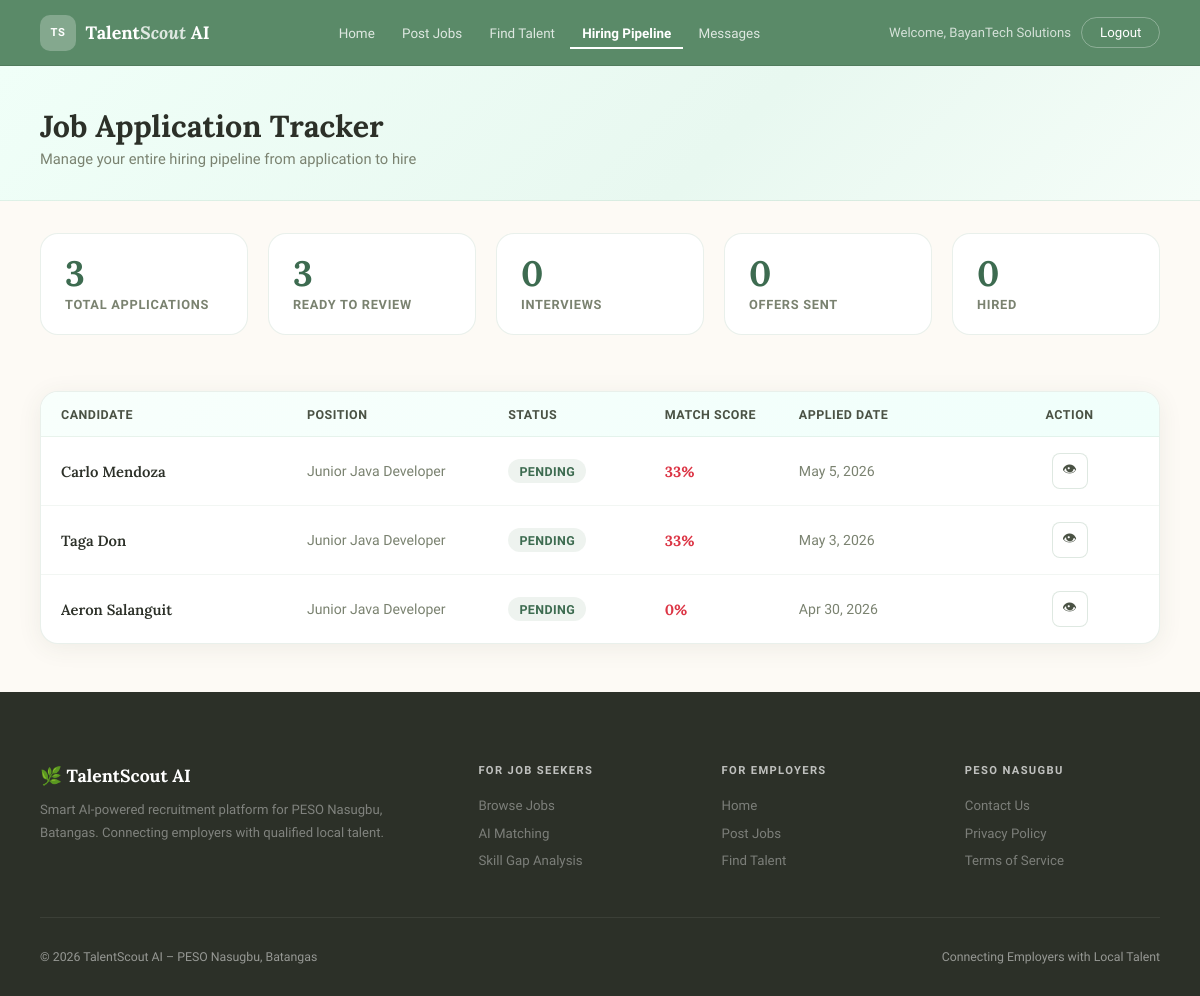
Screenshot of /employers/modules/applicant-tracking/index.php (signed in) with the database file from the repository.
### tables this page shows
CREATE TABLE `application` (
  `application_id` int(11) NOT NULL,
  `job_post_id` int(11) DEFAULT NULL,
  `employee_id` int(11) DEFAULT NULL,
  `status` enum('Pending','Interview Scheduled','Offer Received','Rejected') DEFAULT 'Pending',
  `employer_feedback` varchar(255) DEFAULT NULL,
  `application_date` date DEFAULT NULL,
  `hire_status` enum('none','offered','accepted','rejected') DEFAULT 'none',
  `hire_offer_message` text DEFAULT NULL,
  `hire_offer_date` timestamp NULL DEFAULT NULL,
  `hire_response_date` timestamp NULL DEFAULT NULL,
  `is_anonymous` tinyint(1) DEFAULT 0
);

CREATE TABLE `employee` (
  `employee_id` int(11) NOT NULL,
  `first_name` varchar(255) DEFAULT NULL,
  `last_name` varchar(255) DEFAULT NULL,
  `email` varchar(255) DEFAULT NULL,
  `password` varchar(255) DEFAULT NULL,
  `address` varchar(255) DEFAULT NULL,
  `is_active` tinyint(1) DEFAULT NULL
);

CREATE TABLE `job_post` (
  `job_post_id` int(11) NOT NULL,
  `employer_id` int(11) DEFAULT NULL,
  `title` varchar(255) DEFAULT NULL,
  `description` varchar(255) DEFAULT NULL,
  `salary` varchar(255) NOT NULL,
  `location` varchar(255) DEFAULT NULL,
  `work_type` varchar(50) DEFAULT NULL,
  `application_deadline` date DEFAULT NULL,
  `skills` varchar(255) NOT NULL,
  `experience_level` varchar(255) NOT NULL,
  `job_category` varchar(255) NOT NULL,
  `job_post_created` timestamp NOT NULL DEFAULT current_timestamp() ON UPDATE current_timestamp(),
  `job_status` varchar(20) DEFAULT 'active'
);

### employers/modules/applicant-tracking/index.php (the view, shortened to what this page needs)
<?php
$employer_status = $_SESSION['employer_status'] ?? 'pending';
$isVerified = $employer_status === 'active';
$conn = getConnection();
$employer_id = (int)$_SESSION['employer_id'];
$applications = [];
$stmt = $conn->prepare("SELECT
  a.application_id,
  a.job_post_id,
  a.employee_id,
  a.status,
  a.hire_status,
  a.application_date,
  e.first_name,
  e.last_name,
  jp.title as job_title,
  jp.skills as job_skills,
  GROUP_CONCAT(DISTINCT es.skill_name ORDER BY es.skill_name SEPARATOR ', ') as candidate_skills
FROM application a
JOIN job_post jp ON a.job_post_id = jp.job_post_id
JOIN employee e ON a.employee_id = e.employee_id
LEFT JOIN employee_skill es ON a.employee_id = es.employee_id
WHERE jp.employer_id = ?
GROUP BY a.application_id, a.job_post_id, a.employee_id, a.status, a.hire_status, a.application_date, e.first_name, e.last_name, jp.title, jp.skills
ORDER BY a.application_date DESC");
$stmt->bind_param("i", $employer_id);
$stmt->execute();
$result = $stmt->get_result();
while ($row = $result->fetch_assoc()) {
  $hireStatus = $row['hire_status'] ?? 'none';
  if ($hireStatus === 'accepted') {
    $row['display_status'] = 'Hired';
  } elseif ($hireStatus === 'rejected') {
    $row['display_status'] = 'Offer Declined';
  } elseif ($hireStatus === 'offered') {
    $row['display_status'] = 'Offer Sent';
  } else {
    $row['display_status'] = $row['status'];
  }
  $applications[] = $row;
}
$stats = [
  'total' => count($applications),
  'applied' => 0,
  'interview' => 0,
  'offer' => 0,
  'hired' => 0,
  'rejected' => 0
];
foreach ($applications as $app) {
  $hireStatus = $app['hire_status'] ?? 'none';
  if ($hireStatus === 'accepted') {
    $stats['hired']++;
  } elseif ($hireStatus === 'offered') {
    $stats['offer']++;
  } elseif ($hireStatus === 'rejected') {
    $stats['rejected']++;
  } else {
    switch(strtolower($app['status'])) {
      case 'pending':
        $stats['applied']++;
        break;
    }
  }
}
?>
<!DOCTYPE html>
<html lang="en">
<head>
</head>
<body>
  <nav class="navbar" id="navbar">
    <a href="../../index.php" class="nav-logo">
      <div class="nav-logo-mark">TS</div>
      <span>Talent<em>Scout</em> AI</span>
    </a>
    <ul class="nav-links">
      <li><a href="../../index.php">Home</a></li>
      <?php if ($isVerified): ?>
        <li><a href="../post-jobs/">Post Jobs</a></li>
      <?php else: ?>
        <li><a href="#" class="nav-muted" onclick="window.location.href='../../index.php'; return false;">Post Jobs</a></li>
      <?php endif; ?>
      <li><a href="../employee-finder/">Find Talent</a></li>
      <li><a href="./" class="active">Hiring Pipeline</a></li>
      <?php if ($isVerified): ?>
        <li><a href="../chat-sms/">Messages</a></li>
      <?php else: ?>
        <li><a href="#" class="nav-muted" onclick="window.location.href='../../index.php'; return false;">Messages</a></li>
      <?php endif; ?>
    </ul>
    <div class="nav-right">
      <?php if (isset($_SESSION['employer_id'])): ?>
        <span class="nav-user">Welcome, <?php echo htmlspecialchars($_SESSION['employer_name'] ?? 'Employer'); ?></span>
        <a href="../../logout.php" class="btn-ghost">Logout</a>
      <?php else: ?>
        <a href="../../login.php" class="btn-ghost">Login</a>
        <a href="../../signup.php" class="btn-solid">Get Started →</a>
      <?php endif; ?>
    </div>
  </nav>
  <div class="page-wrapper">
    <div class="page-hero">
      <div class="page-hero-inner">
        <h1>Job Application Tracker</h1>
        <p>Manage your entire hiring pipeline from application to hire</p>
      </div>
    </div>
    <div class="container">
      <div class="stats-grid">
        <div class="stat-card">
          <div class="stat-value"><?php echo $stats['total']; ?></div>
          <div class="stat-label">Total Applications</div>
        </div>
        <div class="stat-card">
          <div class="stat-value"><?php echo ($stats['applied'] + $stats['interview']); ?></div>
          <div class="stat-label">Ready to Review</div>
        </div>
        <div class="stat-card">
          <div class="stat-value"><?php echo $stats['interview']; ?></div>
          <div class="stat-label">Interviews</div>
        </div>
        <div class="stat-card">
          <div class="stat-value"><?php echo $stats['offer']; ?></div>
          <div class="stat-label">Offers Sent</div>
        </div>
        <div class="stat-card">
          <div class="stat-value"><?php echo $stats['hired']; ?></div>
          <div class="stat-label">Hired</div>
        </div>
      </div>
      <div class="table-wrapper">
        <table>
          <thead>
            <tr>
              <th style="width: 22%;">Candidate</th>
              <th style="width: 18%;">Position</th>
              <th style="width: 14%;">Status</th>
              <th style="width: 12%;">Match Score</th>
              <th style="width: 18%;">Applied Date</th>
              <th style="width: 16%; text-align: center;">Action</th>
            </tr>
          </thead>
          <tbody>
            <?php if (count($applications) > 0): ?>
              <?php foreach ($applications as $app):
                $displayStatus = $app['display_status'];
                $status_class = 'status-applied';
                $job_skills = !empty($app['job_skills'])
                    ? array_map('trim', explode(',', $app['job_skills']))
                    : [];
                $candidate_skills = !empty($app['candidate_skills'])
                    ? array_map('trim', explode(',', $app['candidate_skills']))
                    : [];
                $matching_skills = array_intersect($job_skills, $candidate_skills);
                $match_score = count($job_skills) > 0
                    ? round((count($matching_skills) / count($job_skills)) * 100)
                    : 0;
              ?>
                <tr data-application-id="<?php echo $app['application_id']; ?>">
                  <td class="candidate-col"><?php echo htmlspecialchars($app['first_name'] . ' ' . $app['last_name']); ?></td>
                  <td class="position-col"><?php echo htmlspecialchars($app['job_title']); ?></td>
                  <td><span class="status-badge <?php echo $status_class; ?>"><?php echo htmlspecialchars($displayStatus); ?></span></td>
                  <td class="match-score" style="color: <?php
                    if ($match_score >= 80) echo 'var(--sage-dark)';
                    elseif ($match_score >= 50) echo 'var(--gold)';
                    else echo '#dc3545';
                  ?>;"><?php echo $match_score; ?>%</td>
                  <td class="date-col"><?php echo date('M j, Y', strtotime($app['application_date'])); ?></td>
                  <td class="action-col">
                    <button
                      class="btn-eye"
                      onclick="openApplicationModal(<?php echo $app['application_id']; ?>)"
                      title="View application details"
                    >
                      👁
                    </button>
                  </td>
                </tr>
              <?php endforeach; ?>
            <?php endif; ?>
          </tbody>
        </table>
      </div>
    </div>
  </div>
  <footer class="footer">
    <div class="footer-inner">
      <div class="footer-top">
        <div class="footer-brand">
          <h3>🌿 TalentScout AI</h3>
          <p>Smart AI-powered recruitment platform for PESO Nasugbu, Batangas. Connecting employers with qualified local talent.</p>
        </div>
        <div class="footer-col">
          <h4>For Job Seekers</h4>
          <ul>
            <li><a href="../../employees/">Browse Jobs</a></li>
            <li><a href="../../employees/modules/ai-matching/">AI Matching</a></li>
            <li><a href="../../employees/modules/skill-gap-analysis/">Skill Gap Analysis</a></li>
          </ul>
        </div>
        <div class="footer-col">
          <h4>For Employers</h4>
          <ul>
            <li><a href="../../index.php">Home</a></li>
            <li><a href="../post-jobs/">Post Jobs</a></li>
            <li><a href="../employee-finder/">Find Talent</a></li>
          </ul>
        </div>
        <div class="footer-col">
          <h4>PESO Nasugbu</h4>
          <ul>
            <li><a href="#">Contact Us</a></li>
            <li><a href="#">Privacy Policy</a></li>
            <li><a href="#">Terms of Service</a></li>
          </ul>
        </div>
      </div>
      <div class="footer-bottom">
        <span>© 2026 TalentScout AI – PESO Nasugbu, Batangas</span>
        <span>Connecting Employers with Local Talent</span>
      </div>
    </div>
  </footer>
</body>
</html>

### rows the page displays
application: employee.last_name "Carlo Mendoza", job_post.title "Junior Java Developer", status "PENDING", match_score "33", application_date "May 5, 2026"
application: employee.last_name "Taga Don", job_post.title "Junior Java Developer", status "PENDING", match_score "33", application_date "May 3, 2026"
application: employee.last_name "Aeron Salanguit", job_post.title "Junior Java Developer", status "PENDING", match_score "0", application_date "Apr 30, 2026"

### other values shown
$_SESSION['employer_name'] "BayanTech Solutions"
$stats['total'] "3"
$stats['applied'] + $stats['interview'] "3"
$stats['interview'] "0"
$stats['offer'] "0"
$stats['hired'] "0"
